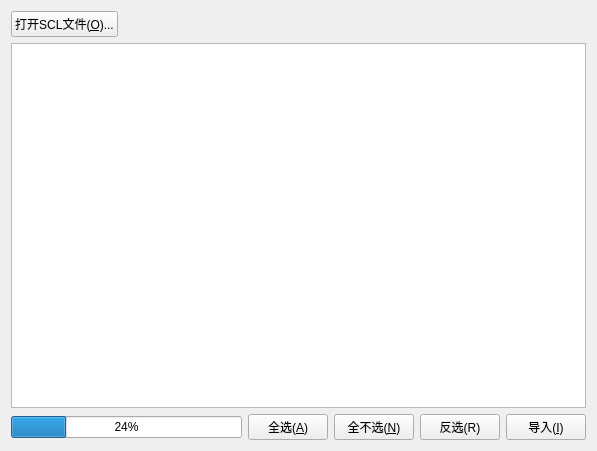
<?xml version="1.0" encoding="UTF-8"?>
<ui version="4.0">
 <class>view_sclimport</class>
 <widget class="QWidget" name="view_sclimport">
  <property name="geometry">
   <rect>
    <x>0</x>
    <y>0</y>
    <width>597</width>
    <height>451</height>
   </rect>
  </property>
  <property name="windowTitle">
   <string>view_sclimport</string>
  </property>
  <layout class="QGridLayout" name="gridLayout">
   <item row="0" column="0">
    <layout class="QVBoxLayout" name="verticalLayout">
     <item>
      <layout class="QHBoxLayout" name="horizontalLayout_2">
       <item>
        <widget class="QPushButton" name="pushButton_open">
         <property name="text">
          <string>打开SCL文件(&amp;O)...</string>
         </property>
         <property name="icon">
          <iconset resource="sim_iec61850.qrc">
           <normaloff>:/sim_iec61850/Resources/OPENFOLD.ICO</normaloff>:/sim_iec61850/Resources/OPENFOLD.ICO</iconset>
         </property>
        </widget>
       </item>
       <item>
        <spacer name="horizontalSpacer">
         <property name="orientation">
          <enum>Qt::Horizontal</enum>
         </property>
         <property name="sizeHint" stdset="0">
          <size>
           <width>40</width>
           <height>20</height>
          </size>
         </property>
        </spacer>
       </item>
      </layout>
     </item>
     <item>
      <widget class="QTableWidget" name="tableWidget"/>
     </item>
     <item>
      <layout class="QHBoxLayout" name="horizontalLayout">
       <item>
        <widget class="QProgressBar" name="progressBar">
         <property name="value">
          <number>24</number>
         </property>
        </widget>
       </item>
       <item>
        <widget class="QPushButton" name="pushButton_sel_all">
         <property name="text">
          <string>全选(&amp;A)</string>
         </property>
         <property name="icon">
          <iconset resource="sim_iec61850.qrc">
           <normaloff>:/sim_iec61850/Resources/20070402165933688.gif</normaloff>:/sim_iec61850/Resources/20070402165933688.gif</iconset>
         </property>
        </widget>
       </item>
       <item>
        <widget class="QPushButton" name="pushButton_sel_none">
         <property name="text">
          <string>全不选(&amp;N)</string>
         </property>
         <property name="icon">
          <iconset resource="sim_iec61850.qrc">
           <normaloff>:/sim_iec61850/Resources/20070402165933865.gif</normaloff>:/sim_iec61850/Resources/20070402165933865.gif</iconset>
         </property>
        </widget>
       </item>
       <item>
        <widget class="QPushButton" name="pushButton_sel_rev">
         <property name="text">
          <string>反选(R)</string>
         </property>
         <property name="icon">
          <iconset resource="sim_iec61850.qrc">
           <normaloff>:/sim_iec61850/Resources/20070402165926456.gif</normaloff>:/sim_iec61850/Resources/20070402165926456.gif</iconset>
         </property>
        </widget>
       </item>
       <item>
        <widget class="QPushButton" name="pushButton_import">
         <property name="text">
          <string>导入(&amp;I)</string>
         </property>
         <property name="icon">
          <iconset resource="sim_iec61850.qrc">
           <normaloff>:/sim_iec61850/Resources/export2.gif</normaloff>:/sim_iec61850/Resources/export2.gif</iconset>
         </property>
        </widget>
       </item>
      </layout>
     </item>
    </layout>
   </item>
  </layout>
 </widget>
 <layoutdefault spacing="6" margin="11"/>
 <resources>
  <include location="sim_iec61850.qrc"/>
 </resources>
 <connections/>
</ui>
